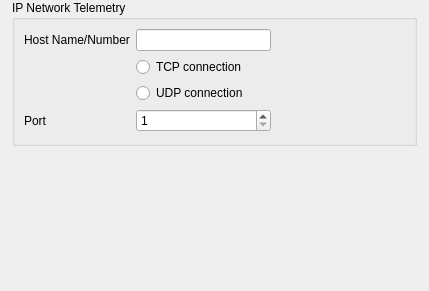
<?xml version="1.0" encoding="UTF-8"?>
<ui version="4.0">
 <class>UavTalkRelayOptionsPage</class>
 <widget class="QWidget" name="UavTalkRelayOptionsPage">
  <property name="geometry">
   <rect>
    <x>0</x>
    <y>0</y>
    <width>429</width>
    <height>291</height>
   </rect>
  </property>
  <property name="windowTitle">
   <string>Form</string>
  </property>
  <layout class="QVBoxLayout" name="verticalLayout">
   <property name="leftMargin">
    <number>12</number>
   </property>
   <property name="topMargin">
    <number>0</number>
   </property>
   <property name="rightMargin">
    <number>12</number>
   </property>
   <property name="bottomMargin">
    <number>0</number>
   </property>
   <item>
    <widget class="QScrollArea" name="scrollArea">
     <property name="frameShape">
      <enum>QFrame::NoFrame</enum>
     </property>
     <property name="frameShadow">
      <enum>QFrame::Plain</enum>
     </property>
     <property name="widgetResizable">
      <bool>true</bool>
     </property>
     <widget class="QWidget" name="scrollAreaWidgetContents">
      <property name="geometry">
       <rect>
        <x>0</x>
        <y>0</y>
        <width>405</width>
        <height>144</height>
       </rect>
      </property>
      <layout class="QGridLayout" name="gridLayout">
       <property name="margin">
        <number>0</number>
       </property>
       <item row="0" column="0">
        <widget class="QGroupBox" name="groupBox">
         <property name="title">
          <string>IP Network Telemetry</string>
         </property>
         <layout class="QGridLayout" name="gridLayout_2">
          <item row="0" column="0">
           <widget class="QLabel" name="label_2">
            <property name="text">
             <string>Host Name/Number</string>
            </property>
           </widget>
          </item>
          <item row="0" column="1">
           <widget class="QLineEdit" name="IpAdress"/>
          </item>
          <item row="0" column="2">
           <spacer name="horizontalSpacer">
            <property name="orientation">
             <enum>Qt::Horizontal</enum>
            </property>
            <property name="sizeHint" stdset="0">
             <size>
              <width>40</width>
              <height>20</height>
             </size>
            </property>
           </spacer>
          </item>
          <item row="1" column="1">
           <widget class="QRadioButton" name="UseTCP">
            <property name="text">
             <string>TCP connection</string>
            </property>
           </widget>
          </item>
          <item row="2" column="1">
           <widget class="QRadioButton" name="UseUDP">
            <property name="text">
             <string>UDP connection</string>
            </property>
           </widget>
          </item>
          <item row="3" column="0">
           <widget class="QLabel" name="label_3">
            <property name="text">
             <string>Port</string>
            </property>
           </widget>
          </item>
          <item row="3" column="1">
           <widget class="QSpinBox" name="Port">
            <property name="minimum">
             <number>1</number>
            </property>
            <property name="maximum">
             <number>999999</number>
            </property>
           </widget>
          </item>
         </layout>
        </widget>
       </item>
      </layout>
     </widget>
    </widget>
   </item>
   <item>
    <spacer name="verticalSpacer">
     <property name="orientation">
      <enum>Qt::Vertical</enum>
     </property>
     <property name="sizeHint" stdset="0">
      <size>
       <width>20</width>
       <height>40</height>
      </size>
     </property>
    </spacer>
   </item>
  </layout>
 </widget>
 <resources/>
 <connections/>
</ui>
